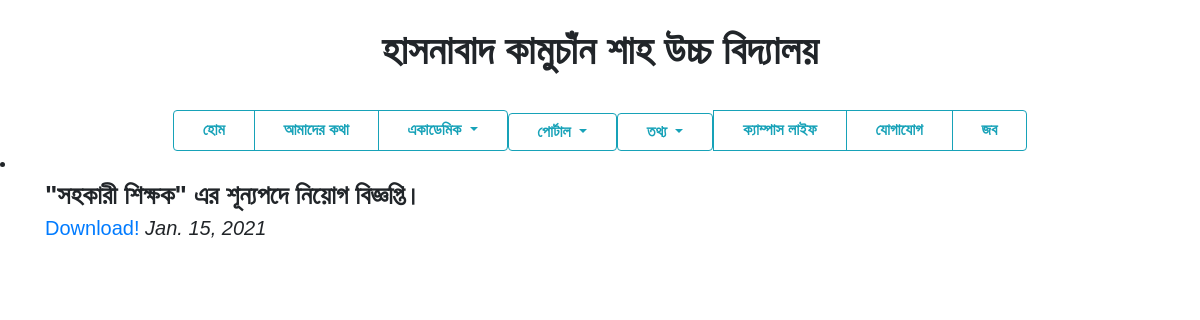
Screenshot of /portal/employment/ with the database file from the repository.
### portal/models.py (models this page shows)
class Employment(models.Model):
    employment_id = models.AutoField
    employment_name = models.TextField()
    desc = models.TextField()
    fileupload = models.FileField(upload_to="portal/static/Documents", default="")
    pub_date = models.DateField()
    def __str__(self):
        return self.employment_name

### portal/views.py (the view)
# urls.py: path("employment/", views.employment, name="Employment"),
def employment(request):
    employees = Employment.objects.all()
    print(employees)
    params = {'employees': employees}
    return render(request, 'portal/employee.html', params)

### portal/templates/portal/employee.html (shortened to what this page needs)
{%  extends 'portal/basic.html' %}
{% block body %}
{% for i in employees %}
<li data-target="demo" data-slide-to="{{ i }}" > </li>
<div class="container" style="text-align: left"> {{ i.employment_name }}
    <h5> <a href="{{ i.fileupload.url }}" download="{{ i.fileupload.url }}">Download!</a>
    <i> {{ i.pub_date }}</i>
    </h5>
</div>
{% endfor %}
{% endblock %}

### portal/templates/portal/basic.html (style rules this page uses)
.container { background: #ffffff; text-align: center; font-family: 'Kalpurush', sans-serif; font-size: 26px; line-height: 1.57143; font-weight: 900; }

### rows the page displays
Employment: employment_name "\"সহকারী শিক্ষক\" এর শূন্যপদে নিয়োগ বিজ্ঞপ্তি।", pub_date "Jan. 15, 2021"
